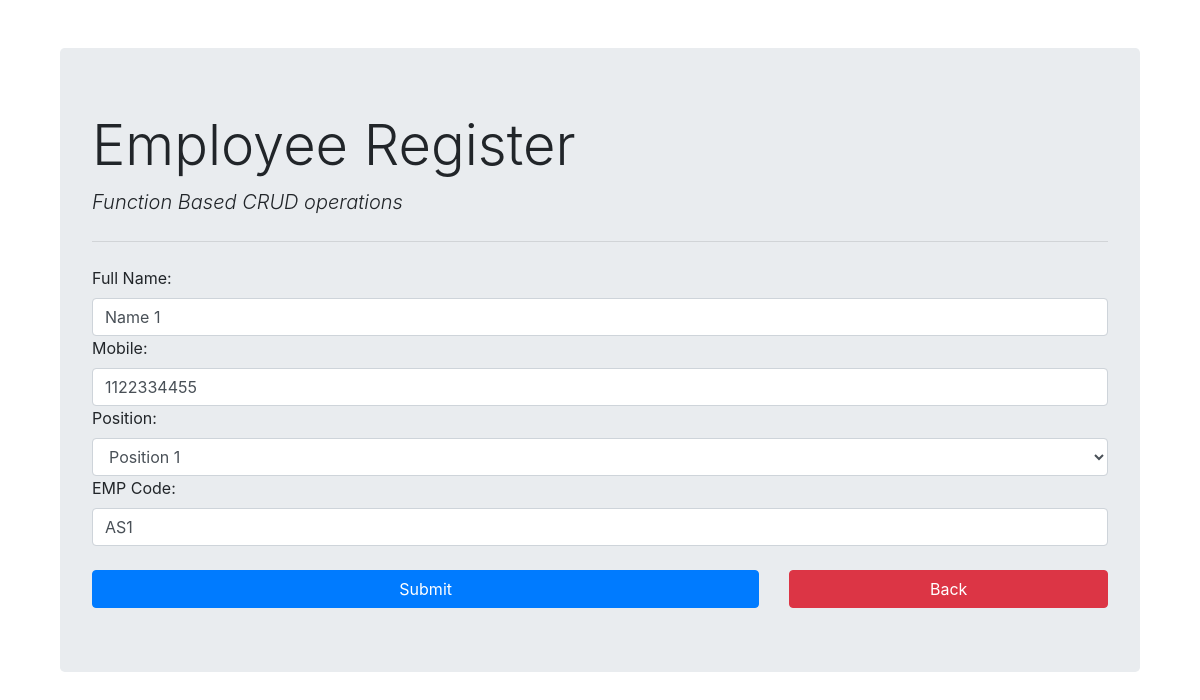
Page /employee/form/1 on the committed database.
### employee_crud/models.py (models this page shows, shortened)
class Employee(models.Model):
    fullname = models.CharField(max_length=100)
    emp_code = models.CharField(max_length=3)
    mobile = models.CharField(max_length=15)
    position = models.ForeignKey(Position, on_delete=models.CASCADE)

### employee_crud/views.py (the view)
# urls.py: path('form/', employee_form_view, name = 'employee-create'),
def employee_form_view(request, id=0):
    if request.method == 'POST':
        if id == 0:
            form = EmployeeForm(request.POST)
        else:
            employee = Employee.objects.get(pk=id)
            form = EmployeeForm(request.POST, instance=employee)
        if form.is_valid():
            form.save()
        return redirect('employee-view')
    else:
        if id == 0:
            form = EmployeeForm()
        else:
            employee = Employee.objects.get(pk=id)
            form = EmployeeForm(instance=employee)
        context = {'form':form}
        return render(request, 'employee_form.html', context)

### employee_crud/forms.py
class EmployeeForm(forms.ModelForm):
    class Meta:
        model = Employee
        fields = ('fullname', 'mobile', 'position', 'emp_code')
        labels = {
            'fullname':'Full Name',
            'emp_code':'EMP Code' ,
        }
        widgets = {
            'fullname': forms.TextInput(attrs={
                'class': 'form-control',
            }),
            'mobile': forms.TextInput(attrs={
                'class':'form-control'
            }),
            'emp_code': forms.TextInput(attrs={
                'class':'form-control'
            }),
            'position': forms.Select(attrs={
                'class': 'form-control', 'placeholder':'Select'
            }),
        }

### employee_crud/models.py (called while the page is built)
    def __str__(self):
        return self.title

### employee_crud/templates/employee_form.html (shortened to what this page needs)
{% extends 'employee_base.html' %}
{% block content %}
    <form action="" method="POST" autocomplete="off">{% csrf_token %}
        {{form}}<br>
        <div class="row">
            <div class="col-md 8">
                <button type="submit" class="btn btn-primary btn-block">Submit</button>
            </div>
            <div class="col-md-4">
                <a href="{% url 'employee-view' %}" class="btn btn-danger btn-block">Back</a>
            </div>
        </div>
    </form>
{% endblock %}

### rows in the picture
Employee: fullname "Name 1", mobile "1122334455", position "Position 1", emp_code "AS1"
